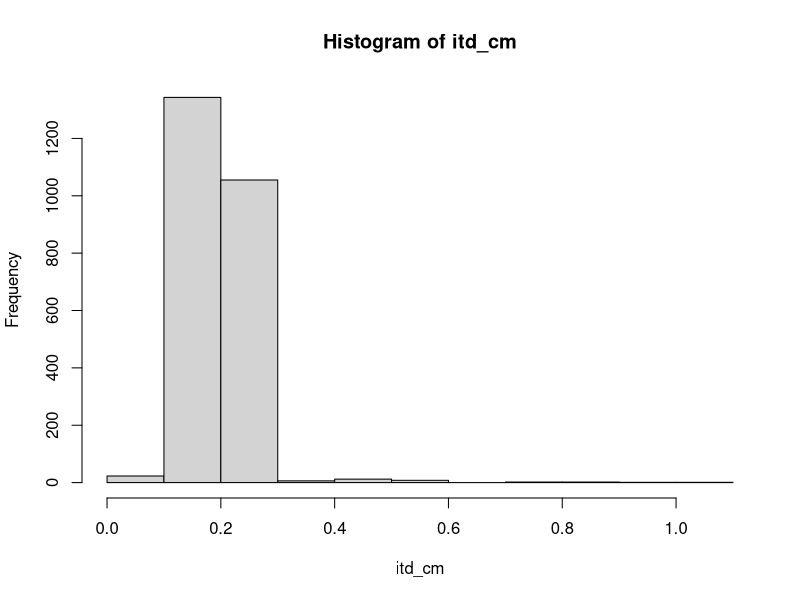

Generate this figure with R:
##
rm(list=ls())
library(tidyverse)


#########
#read in unreconciled nfn data and clean
#########

nfn_unreconciled = read_csv("22471_unreconciled.csv") %>%
  mutate(catalogNumber = gsub("\\..*", "",Filename)) %>%# add a column for catalog number
  rename(tegula_x1 = `T2_1 Tegula length: x1`, tegula_x2 = `T2_1 Tegula length: x2`,
         tegula_y1 = `T2_1 Tegula length: y1`, tegula_y2 = `T2_1 Tegula length: y2`,
         scale_x1 = `T2_1 Set scale (0.5 cm): x1`, scale_x2 = `T2_1 Set scale (0.5 cm): x2`,
         scale_y1 = `T2_1 Set scale (0.5 cm): y1`, scale_y2 =`T2_1 Set scale (0.5 cm): y2`)

#calculate intertegular distance in pixels using pythagorean theorem

a_tegula=abs(nfn_unreconciled$tegula_x2 - nfn_unreconciled$tegula_x1)
b_tegula=abs(nfn_unreconciled$tegula_y2 - nfn_unreconciled$tegula_y1)

nfn_unreconciled$itd_pixels  = sqrt(a_tegula^2 + b_tegula^2)

#calculate scalebar distance in pixels using pythagorean theorem
a_scale = abs(nfn_unreconciled$scale_x2 - nfn_unreconciled$scale_x1)
b_scale = abs(nfn_unreconciled$scale_y2 - nfn_unreconciled$scale_y1)

nfn_unreconciled$scaledist_pixels = sqrt(a_scale^2 + b_scale^2)

#convert from pixels to cm
scaledist_pixels = nfn_unreconciled$scaledist_pixels
itd_pixels = nfn_unreconciled$itd_pixels

# cm/pixel = 0.5 cm / scaledist_pixels
# to get itd in cm multiply itd_pixels by the number of cm/pixel
itd_cm = itd_pixels*.5/scaledist_pixels

nfn_unreconciled$itd_cm <- itd_cm

with(nfn_unreconciled, hist(itd_cm))

nfn_unreconciled %>% filter(itd_cm >.7) %>% select(itd_cm)

############
#next read in researcher measurements and clean


